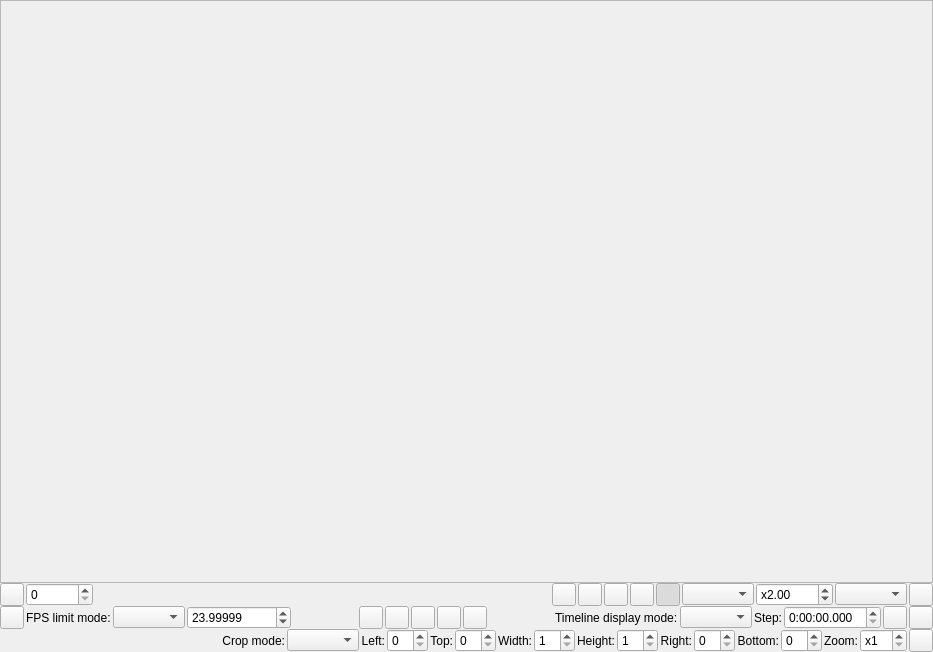
<?xml version="1.0" encoding="UTF-8"?>
<ui version="4.0">
 <class>PreviewDialog</class>
 <widget class="QDialog" name="PreviewDialog">
  <property name="geometry">
   <rect>
    <x>0</x>
    <y>0</y>
    <width>933</width>
    <height>652</height>
   </rect>
  </property>
  <property name="windowTitle">
   <string>Dialog</string>
  </property>
  <layout class="QVBoxLayout" name="mainLayout">
   <property name="spacing">
    <number>0</number>
   </property>
   <property name="leftMargin">
    <number>0</number>
   </property>
   <property name="topMargin">
    <number>0</number>
   </property>
   <property name="rightMargin">
    <number>0</number>
   </property>
   <property name="bottomMargin">
    <number>0</number>
   </property>
   <item>
    <widget class="PreviewArea" name="previewArea">
     <property name="widgetResizable">
      <bool>true</bool>
     </property>
     <property name="alignment">
      <set>Qt::AlignLeading|Qt::AlignLeft|Qt::AlignTop</set>
     </property>
    </widget>
   </item>
   <item>
    <widget class="QWidget" name="toolBar" native="true">
     <property name="sizePolicy">
      <sizepolicy hsizetype="Expanding" vsizetype="Fixed">
       <horstretch>0</horstretch>
       <verstretch>0</verstretch>
      </sizepolicy>
     </property>
     <layout class="QHBoxLayout" name="horizontalLayout">
      <property name="spacing">
       <number>2</number>
      </property>
      <property name="leftMargin">
       <number>0</number>
      </property>
      <property name="topMargin">
       <number>0</number>
      </property>
      <property name="rightMargin">
       <number>0</number>
      </property>
      <property name="bottomMargin">
       <number>0</number>
      </property>
      <item>
       <widget class="QToolButton" name="timeLineCheckButton">
        <property name="toolTip">
         <string>Timeline</string>
        </property>
        <property name="checkable">
         <bool>true</bool>
        </property>
       </widget>
      </item>
      <item>
       <widget class="QSpinBox" name="frameNumberSpinBox">
        <property name="sizePolicy">
         <sizepolicy hsizetype="Minimum" vsizetype="Fixed">
          <horstretch>0</horstretch>
          <verstretch>0</verstretch>
         </sizepolicy>
        </property>
        <property name="keyboardTracking">
         <bool>false</bool>
        </property>
        <property name="maximum">
         <number>999999999</number>
        </property>
       </widget>
      </item>
      <item>
       <widget class="QLabel" name="frameStatusLabel">
        <property name="minimumSize">
         <size>
          <width>16</width>
          <height>0</height>
         </size>
        </property>
        <property name="text">
         <string/>
        </property>
       </widget>
      </item>
      <item>
       <widget class="TimeLineSlider" name="frameNumberSlider" native="true">
        <property name="sizePolicy">
         <sizepolicy hsizetype="Expanding" vsizetype="Preferred">
          <horstretch>0</horstretch>
          <verstretch>0</verstretch>
         </sizepolicy>
        </property>
       </widget>
      </item>
      <item>
       <widget class="QToolButton" name="frameToClipboardButton">
        <property name="toolTip">
         <string>Copy frame to clipboard</string>
        </property>
       </widget>
      </item>
      <item>
       <widget class="QToolButton" name="saveSnapshotButton">
        <property name="toolTip">
         <string>Save snapshot</string>
        </property>
       </widget>
      </item>
      <item>
       <widget class="QToolButton" name="advancedSettingsButton">
        <property name="toolTip">
         <string>Preview Advanced Settings</string>
        </property>
       </widget>
      </item>
      <item>
       <widget class="QToolButton" name="cropCheckButton">
        <property name="toolTip">
         <string>Crop assistant</string>
        </property>
        <property name="checkable">
         <bool>true</bool>
        </property>
       </widget>
      </item>
      <item>
       <widget class="QToolButton" name="zoomCheckButton">
        <property name="toolTip">
         <string>Zoom</string>
        </property>
        <property name="checkable">
         <bool>true</bool>
        </property>
        <property name="checked">
         <bool>true</bool>
        </property>
       </widget>
      </item>
      <item>
       <widget class="QWidget" name="zoomPanel" native="true">
        <layout class="QHBoxLayout" name="horizontalLayout_2">
         <property name="spacing">
          <number>2</number>
         </property>
         <property name="leftMargin">
          <number>0</number>
         </property>
         <property name="topMargin">
          <number>0</number>
         </property>
         <property name="rightMargin">
          <number>0</number>
         </property>
         <property name="bottomMargin">
          <number>0</number>
         </property>
         <item>
          <widget class="QComboBox" name="zoomModeComboBox">
           <property name="sizePolicy">
            <sizepolicy hsizetype="Minimum" vsizetype="Fixed">
             <horstretch>0</horstretch>
             <verstretch>0</verstretch>
            </sizepolicy>
           </property>
          </widget>
         </item>
         <item>
          <widget class="QDoubleSpinBox" name="zoomRatioSpinBox">
           <property name="keyboardTracking">
            <bool>false</bool>
           </property>
           <property name="prefix">
            <string>x</string>
           </property>
           <property name="minimum">
            <double>0.010000000000000</double>
           </property>
           <property name="maximum">
            <double>1024.000000000000000</double>
           </property>
           <property name="value">
            <double>2.000000000000000</double>
           </property>
          </widget>
         </item>
         <item>
          <widget class="QComboBox" name="scaleModeComboBox"/>
         </item>
        </layout>
       </widget>
      </item>
      <item>
       <widget class="QToolButton" name="colorPickerButton">
        <property name="toolTip">
         <string>Color picker</string>
        </property>
        <property name="text">
         <string/>
        </property>
       </widget>
      </item>
     </layout>
     <zorder>colorPickerButton</zorder>
     <zorder>frameNumberSlider</zorder>
     <zorder>frameToClipboardButton</zorder>
     <zorder>saveSnapshotButton</zorder>
     <zorder>advancedSettingsButton</zorder>
     <zorder>cropCheckButton</zorder>
     <zorder>zoomCheckButton</zorder>
     <zorder>zoomPanel</zorder>
     <zorder>timeLineCheckButton</zorder>
     <zorder>frameNumberSpinBox</zorder>
     <zorder>frameStatusLabel</zorder>
    </widget>
   </item>
   <item>
    <widget class="QWidget" name="timeLinePanel" native="true">
     <layout class="QHBoxLayout" name="horizontalLayout_4" stretch="0,0,0,0,1,0,0,0,0,0,1,0,0,0,0,0,0">
      <property name="spacing">
       <number>2</number>
      </property>
      <property name="leftMargin">
       <number>0</number>
      </property>
      <property name="topMargin">
       <number>0</number>
      </property>
      <property name="rightMargin">
       <number>0</number>
      </property>
      <property name="bottomMargin">
       <number>0</number>
      </property>
      <item>
       <widget class="QToolButton" name="playButton">
        <property name="text">
         <string/>
        </property>
       </widget>
      </item>
      <item>
       <widget class="QLabel" name="label">
        <property name="text">
         <string>FPS limit mode:</string>
        </property>
       </widget>
      </item>
      <item>
       <widget class="QComboBox" name="playFpsLimitModeComboBox"/>
      </item>
      <item>
       <widget class="QDoubleSpinBox" name="playFpsLimitSpinBox">
        <property name="decimals">
         <number>5</number>
        </property>
        <property name="maximum">
         <double>100000.000000000000000</double>
        </property>
        <property name="value">
         <double>23.999990000000000</double>
        </property>
       </widget>
      </item>
      <item>
       <spacer name="horizontalSpacer_2">
        <property name="orientation">
         <enum>Qt::Horizontal</enum>
        </property>
        <property name="sizeHint" stdset="0">
         <size>
          <width>571</width>
          <height>20</height>
         </size>
        </property>
       </spacer>
      </item>
      <item>
       <widget class="QToolButton" name="goToPreviousBookmarkButton">
        <property name="text">
         <string/>
        </property>
       </widget>
      </item>
      <item>
       <widget class="QToolButton" name="bookmarkCurrentFrameButton"/>
      </item>
      <item>
       <widget class="QToolButton" name="unbookmarkCurrentFrameButton"/>
      </item>
      <item>
       <widget class="QToolButton" name="clearBookmarksButton"/>
      </item>
      <item>
       <widget class="QToolButton" name="goToNextBookmarkButton"/>
      </item>
      <item>
       <spacer name="horizontalSpacer_3">
        <property name="orientation">
         <enum>Qt::Horizontal</enum>
        </property>
        <property name="sizeHint" stdset="0">
         <size>
          <width>40</width>
          <height>20</height>
         </size>
        </property>
       </spacer>
      </item>
      <item>
       <widget class="QLabel" name="timeLineModeLabel">
        <property name="text">
         <string>Timeline display mode:</string>
        </property>
        <property name="margin">
         <number>2</number>
        </property>
       </widget>
      </item>
      <item>
       <widget class="QComboBox" name="timeLineModeComboBox">
        <property name="sizePolicy">
         <sizepolicy hsizetype="Minimum" vsizetype="Fixed">
          <horstretch>0</horstretch>
          <verstretch>0</verstretch>
         </sizepolicy>
        </property>
       </widget>
      </item>
      <item>
       <widget class="QLabel" name="stepLabel">
        <property name="text">
         <string>Step:</string>
        </property>
        <property name="margin">
         <number>2</number>
        </property>
       </widget>
      </item>
      <item>
       <widget class="QTimeEdit" name="timeStepEdit">
        <property name="displayFormat">
         <string>H:mm:ss.zzz</string>
        </property>
       </widget>
      </item>
      <item>
       <widget class="QToolButton" name="timeStepBackButton">
        <property name="toolTip">
         <string>Step back</string>
        </property>
       </widget>
      </item>
      <item>
       <widget class="QToolButton" name="timeStepForwardButton">
        <property name="toolTip">
         <string>Step forward</string>
        </property>
       </widget>
      </item>
     </layout>
    </widget>
   </item>
   <item>
    <widget class="QWidget" name="cropPanel" native="true">
     <layout class="QHBoxLayout" name="horizontalLayout_3">
      <property name="spacing">
       <number>2</number>
      </property>
      <property name="leftMargin">
       <number>0</number>
      </property>
      <property name="topMargin">
       <number>0</number>
      </property>
      <property name="rightMargin">
       <number>0</number>
      </property>
      <property name="bottomMargin">
       <number>0</number>
      </property>
      <item>
       <spacer name="horizontalSpacer">
        <property name="orientation">
         <enum>Qt::Horizontal</enum>
        </property>
        <property name="sizeHint" stdset="0">
         <size>
          <width>40</width>
          <height>20</height>
         </size>
        </property>
       </spacer>
      </item>
      <item>
       <widget class="QLabel" name="cropModeLabel">
        <property name="sizePolicy">
         <sizepolicy hsizetype="Preferred" vsizetype="Preferred">
          <horstretch>0</horstretch>
          <verstretch>0</verstretch>
         </sizepolicy>
        </property>
        <property name="text">
         <string>Crop mode:</string>
        </property>
        <property name="alignment">
         <set>Qt::AlignRight|Qt::AlignTrailing|Qt::AlignVCenter</set>
        </property>
        <property name="margin">
         <number>4</number>
        </property>
       </widget>
      </item>
      <item>
       <widget class="QComboBox" name="cropModeComboBox"/>
      </item>
      <item>
       <widget class="QLabel" name="cropLeftLabel">
        <property name="sizePolicy">
         <sizepolicy hsizetype="Preferred" vsizetype="Preferred">
          <horstretch>0</horstretch>
          <verstretch>0</verstretch>
         </sizepolicy>
        </property>
        <property name="text">
         <string>Left:</string>
        </property>
        <property name="alignment">
         <set>Qt::AlignRight|Qt::AlignTrailing|Qt::AlignVCenter</set>
        </property>
        <property name="margin">
         <number>4</number>
        </property>
       </widget>
      </item>
      <item>
       <widget class="QSpinBox" name="cropLeftSpinBox">
        <property name="keyboardTracking">
         <bool>false</bool>
        </property>
       </widget>
      </item>
      <item>
       <widget class="QLabel" name="cropTopLabel">
        <property name="sizePolicy">
         <sizepolicy hsizetype="Preferred" vsizetype="Preferred">
          <horstretch>0</horstretch>
          <verstretch>0</verstretch>
         </sizepolicy>
        </property>
        <property name="text">
         <string>Top:</string>
        </property>
        <property name="alignment">
         <set>Qt::AlignRight|Qt::AlignTrailing|Qt::AlignVCenter</set>
        </property>
        <property name="margin">
         <number>4</number>
        </property>
       </widget>
      </item>
      <item>
       <widget class="QSpinBox" name="cropTopSpinBox">
        <property name="keyboardTracking">
         <bool>false</bool>
        </property>
       </widget>
      </item>
      <item>
       <widget class="QLabel" name="cropWidthLabel">
        <property name="sizePolicy">
         <sizepolicy hsizetype="Preferred" vsizetype="Preferred">
          <horstretch>0</horstretch>
          <verstretch>0</verstretch>
         </sizepolicy>
        </property>
        <property name="text">
         <string>Width:</string>
        </property>
        <property name="alignment">
         <set>Qt::AlignRight|Qt::AlignTrailing|Qt::AlignVCenter</set>
        </property>
        <property name="margin">
         <number>4</number>
        </property>
       </widget>
      </item>
      <item>
       <widget class="QSpinBox" name="cropWidthSpinBox">
        <property name="keyboardTracking">
         <bool>false</bool>
        </property>
        <property name="minimum">
         <number>1</number>
        </property>
       </widget>
      </item>
      <item>
       <widget class="QLabel" name="cropHeightLabel">
        <property name="sizePolicy">
         <sizepolicy hsizetype="Preferred" vsizetype="Preferred">
          <horstretch>0</horstretch>
          <verstretch>0</verstretch>
         </sizepolicy>
        </property>
        <property name="text">
         <string>Height:</string>
        </property>
        <property name="alignment">
         <set>Qt::AlignRight|Qt::AlignTrailing|Qt::AlignVCenter</set>
        </property>
        <property name="margin">
         <number>4</number>
        </property>
       </widget>
      </item>
      <item>
       <widget class="QSpinBox" name="cropHeightSpinBox">
        <property name="keyboardTracking">
         <bool>false</bool>
        </property>
        <property name="minimum">
         <number>1</number>
        </property>
       </widget>
      </item>
      <item>
       <widget class="QLabel" name="cropRightLabel">
        <property name="sizePolicy">
         <sizepolicy hsizetype="Preferred" vsizetype="Preferred">
          <horstretch>0</horstretch>
          <verstretch>0</verstretch>
         </sizepolicy>
        </property>
        <property name="text">
         <string>Right:</string>
        </property>
        <property name="alignment">
         <set>Qt::AlignRight|Qt::AlignTrailing|Qt::AlignVCenter</set>
        </property>
        <property name="margin">
         <number>4</number>
        </property>
       </widget>
      </item>
      <item>
       <widget class="QSpinBox" name="cropRightSpinBox">
        <property name="keyboardTracking">
         <bool>false</bool>
        </property>
       </widget>
      </item>
      <item>
       <widget class="QLabel" name="cropBottomLabel">
        <property name="sizePolicy">
         <sizepolicy hsizetype="Preferred" vsizetype="Preferred">
          <horstretch>0</horstretch>
          <verstretch>0</verstretch>
         </sizepolicy>
        </property>
        <property name="text">
         <string>Bottom:</string>
        </property>
        <property name="alignment">
         <set>Qt::AlignRight|Qt::AlignTrailing|Qt::AlignVCenter</set>
        </property>
        <property name="margin">
         <number>4</number>
        </property>
       </widget>
      </item>
      <item>
       <widget class="QSpinBox" name="cropBottomSpinBox">
        <property name="keyboardTracking">
         <bool>false</bool>
        </property>
       </widget>
      </item>
      <item>
       <widget class="QLabel" name="cropZoomLabel">
        <property name="sizePolicy">
         <sizepolicy hsizetype="Preferred" vsizetype="Preferred">
          <horstretch>0</horstretch>
          <verstretch>0</verstretch>
         </sizepolicy>
        </property>
        <property name="text">
         <string>Zoom:</string>
        </property>
        <property name="alignment">
         <set>Qt::AlignRight|Qt::AlignTrailing|Qt::AlignVCenter</set>
        </property>
        <property name="margin">
         <number>4</number>
        </property>
       </widget>
      </item>
      <item>
       <widget class="QSpinBox" name="cropZoomRatioSpinBox">
        <property name="keyboardTracking">
         <bool>false</bool>
        </property>
        <property name="prefix">
         <string>x</string>
        </property>
        <property name="minimum">
         <number>1</number>
        </property>
       </widget>
      </item>
      <item>
       <widget class="QToolButton" name="cropPasteToScriptButton">
        <property name="toolTip">
         <string>Paste into script</string>
        </property>
       </widget>
      </item>
     </layout>
    </widget>
   </item>
  </layout>
  <zorder>toolBar</zorder>
  <zorder>previewArea</zorder>
  <zorder>cropPanel</zorder>
  <zorder>timeLinePanel</zorder>
 </widget>
 <customwidgets>
  <customwidget>
   <class>PreviewArea</class>
   <extends>QScrollArea</extends>
   <header>../../src/preview/preview_area.h</header>
   <container>1</container>
  </customwidget>
  <customwidget>
   <class>TimeLineSlider</class>
   <extends>QWidget</extends>
   <header>../../src/preview/timeline_slider.h</header>
   <container>1</container>
  </customwidget>
 </customwidgets>
 <resources/>
 <connections/>
</ui>
